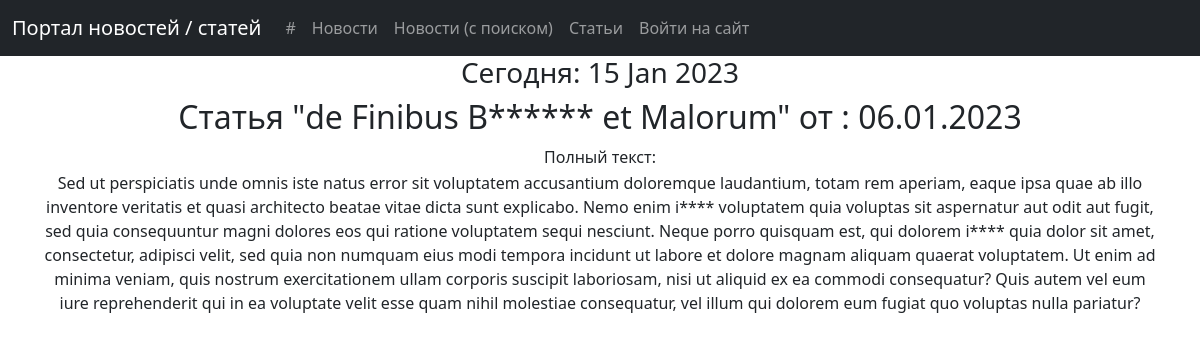
Before: /articles/1 with the older database file.
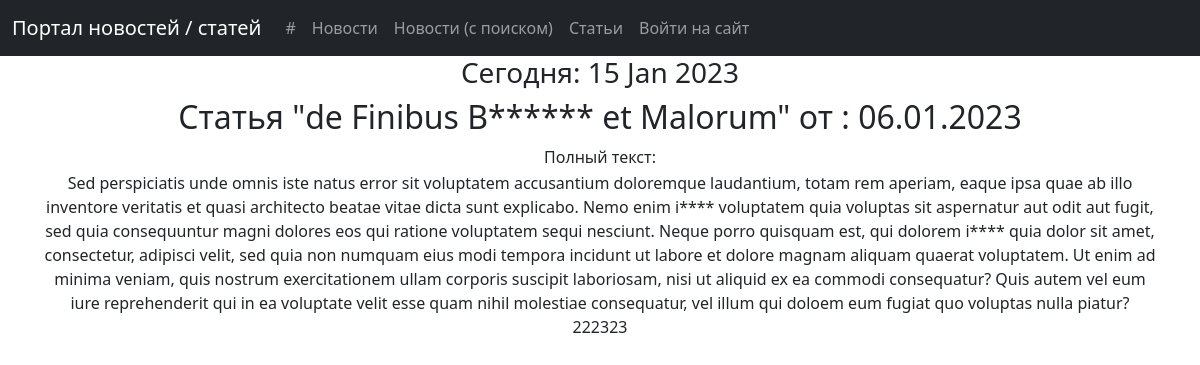
After: the same page with the newer database file.
### news/models.py (models this page shows, shortened)
class Post(models.Model):
    TYPES = [
        ('A', 'Article'),
        ('N', 'News')
    ]
    author = models.ForeignKey(Author, on_delete=models.CASCADE)
    post_type = models.CharField(max_length=1, choices=TYPES, default='A')
    creation = models.DateTimeField(auto_now_add=True)
    category = models.ManyToManyField(Category, through='PostCategory')
    title = models.CharField(max_length=200)
    text = models.TextField()
    rating = models.IntegerField(default=0)

### news/views.py (the view)
# urls.py: path('articles/<int:pk>', OnePost.as_view(), name='one_art'),
class OnePost(DetailView):
    model = Post
    template_name = 'post.html'
    context_object_name = 'one_post'
    def get_context_data(self, **kwargs):
        context = super().get_context_data(**kwargs)
        if 'news' in self.request.path.split('/'):
            context['obj_type'] = 'Новость'
        else:
            context['obj_type'] = 'Статья'
        if self.request.user.is_authenticated:
            context['user_name'] = self.request.user
        return context
    def get_queryset(self):
        post_id = self.request.path.split('/')[-1]
        if 'news' in self.request.path.split('/'):
            queryset = Post.objects.order_by('-creation').filter(post_type='N', id=post_id)
        else:
            queryset = Post.objects.order_by('-creation').filter(post_type='A', id=post_id)
        self.filterset = NewsFilter(self.request.GET, queryset)
        return self.filterset.qs

### news/templatetags/custom_filters.py (called while the page is built)
@register.filter()
def censor(value):
   def isbad(word: str):
      return True if word in BAD_WORDS else False
   def replace(word: str):
      str_ = word[0]
      for i in range(1, len(word)):
         if word[i] not in string.punctuation:
            str_ += '*'
         else:
            str_ += word[i]
      return str_
   list = value.split()
   for n, word in enumerate(list):
      word2check = ""
      word = word.strip().lower()
      for i in range(len(word)):
         if word[i] not in string.punctuation:
            word2check += word[i]
      if isbad(word2check):
         list[n] = replace(list[n])
   return f'{" ".join(list)}'

### news/templatetags/custom_tags.py (called while the page is built)
@register.simple_tag()
def current_time(format_string='%d %b %Y'):
    return datetime.utcnow().strftime(format_string)

### templates/post.html (shortened to what this page needs)
{% extends 'flatpages/default.html' %}
{% load custom_filters %}
{% load custom_tags %}
{% block content %}
    <h3>Сегодня: {% current_time '%d %b %Y' %} </h3>
    <h2>{{ obj_type }} "{{ one_post.title|censor }}" от : {{ one_post.creation|date:'d.m.Y' }} </h2>
       <table>
           <tr>
               <td>Полный текст:</td>
           </tr>
           <tr>
               <td>{{ one_post.text|censor }}</td>
           </tr>
       </table>
{% endblock content %}

Changed rows visible on the page:
changed Post "de Finibus B****** et Malorum": text|censor "Sed ut perspiciatis unde omnis iste natus error sit voluptatem accusantium doloremque laudantium, totam rem aperiam, eaque ipsa quae ab illo inventore veritatis et quasi architecto beatae vitae dicta sunt explicabo. Nemo enim i**** voluptatem quia voluptas sit aspernatur aut odit aut fugit, sed quia consequuntur magni dolores eos qui ratione voluptatem sequi nesciunt. Neque porro quisquam est, qui dolorem i**** quia dolor sit amet, consectetur, adipisci velit, sed quia non numquam eius modi tempora incidunt ut labore et dolore magnam aliquam quaerat voluptatem. Ut enim ad minima veniam, quis nostrum exercitationem ullam corporis suscipit laboriosam, nisi ut aliquid ex ea commodi…" → "Sed perspiciatis unde omnis iste natus error sit voluptatem accusantium doloremque laudantium, totam rem aperiam, eaque ipsa quae ab illo inventore veritatis et quasi architecto beatae vitae dicta sunt explicabo. Nemo enim i**** voluptatem quia voluptas sit aspernatur aut odit aut fugit, sed quia consequuntur magni dolores eos qui ratione voluptatem sequi nesciunt. Neque porro quisquam est, qui dolorem i**** quia dolor sit amet, consectetur, adipisci velit, sed quia non numquam eius modi tempora incidunt ut labore et dolore magnam aliquam quaerat voluptatem. Ut enim ad minima veniam, quis nostrum exercitationem ullam corporis suscipit laboriosam, nisi ut aliquid ex ea commodi consequatur?…"
